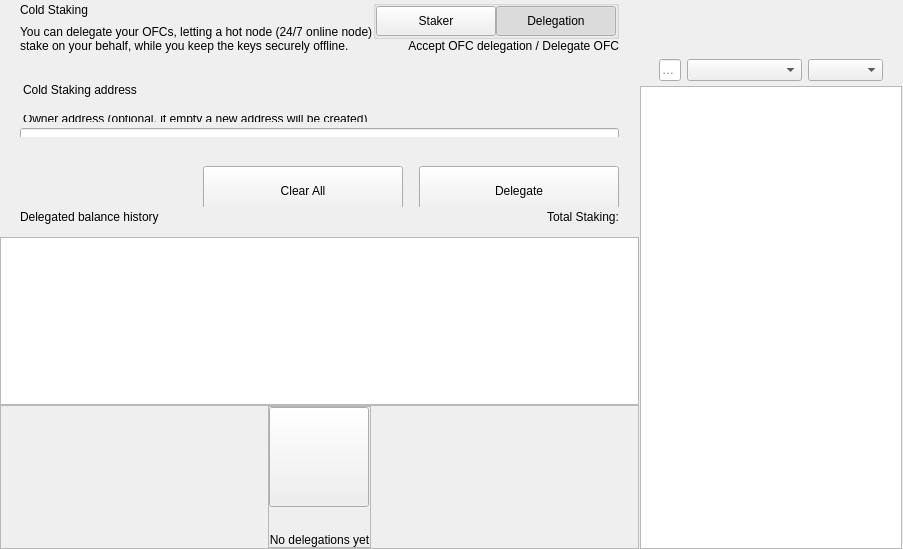
<?xml version="1.0" encoding="UTF-8"?>
<ui version="4.0">
 <class>ColdStakingWidget</class>
 <widget class="QWidget" name="ColdStakingWidget">
  <property name="geometry">
   <rect>
    <x>0</x>
    <y>0</y>
    <width>629</width>
    <height>549</height>
   </rect>
  </property>
  <property name="windowTitle">
   <string notr="true">N/A</string>
  </property>
  <layout class="QHBoxLayout" name="horizontalLayout_1" stretch="2,1">
   <property name="spacing">
    <number>0</number>
   </property>
   <property name="leftMargin">
    <number>0</number>
   </property>
   <property name="topMargin">
    <number>0</number>
   </property>
   <property name="rightMargin">
    <number>0</number>
   </property>
   <property name="bottomMargin">
    <number>0</number>
   </property>
   <item>
    <widget class="QWidget" name="left" native="true">
     <layout class="QVBoxLayout" name="verticalLayout_3">
      <property name="leftMargin">
       <number>0</number>
      </property>
      <property name="topMargin">
       <number>0</number>
      </property>
      <property name="rightMargin">
       <number>0</number>
      </property>
      <property name="bottomMargin">
       <number>0</number>
      </property>
      <item>
       <layout class="QVBoxLayout" name="verticalLayout_2">
        <property name="spacing">
         <number>0</number>
        </property>
        <item>
         <layout class="QVBoxLayout" name="verticalLayoutTop">
          <property name="spacing">
           <number>0</number>
          </property>
          <property name="leftMargin">
           <number>0</number>
          </property>
          <property name="rightMargin">
           <number>0</number>
          </property>
          <item>
           <widget class="QWidget" name="containerTitle" native="true">
            <property name="sizePolicy">
             <sizepolicy hsizetype="Preferred" vsizetype="Minimum">
              <horstretch>0</horstretch>
              <verstretch>0</verstretch>
             </sizepolicy>
            </property>
            <property name="maximumSize">
             <size>
              <width>16777215</width>
              <height>100</height>
             </size>
            </property>
            <layout class="QHBoxLayout" name="containerTitleLayout">
             <property name="spacing">
              <number>0</number>
             </property>
             <property name="leftMargin">
              <number>20</number>
             </property>
             <property name="topMargin">
              <number>0</number>
             </property>
             <property name="rightMargin">
              <number>20</number>
             </property>
             <property name="bottomMargin">
              <number>0</number>
             </property>
             <item>
              <layout class="QVBoxLayout" name="verticalLayout11">
               <property name="spacing">
                <number>5</number>
               </property>
               <item>
                <widget class="QLabel" name="labelTitle">
                 <property name="text">
                  <string>Cold Staking</string>
                 </property>
                </widget>
               </item>
               <item>
                <widget class="QLabel" name="labelSubtitle1">
                 <property name="maximumSize">
                  <size>
                   <width>16777215</width>
                   <height>16777215</height>
                  </size>
                 </property>
                 <property name="text">
                  <string>You can delegate your OFCs, letting a hot node (24/7 online node)
stake on your behalf, while you keep the keys securely offline.</string>
                 </property>
                </widget>
               </item>
              </layout>
             </item>
             <item>
              <spacer name="horizontalSpacer">
               <property name="orientation">
                <enum>Qt::Horizontal</enum>
               </property>
               <property name="sizeHint" stdset="0">
                <size>
                 <width>40</width>
                 <height>20</height>
                </size>
               </property>
              </spacer>
             </item>
             <item>
              <widget class="QWidget" name="containerViewPrivacyChecks" native="true">
               <layout class="QVBoxLayout" name="containerPrivacyChecks">
                <property name="spacing">
                 <number>0</number>
                </property>
                <property name="leftMargin">
                 <number>0</number>
                </property>
                <property name="topMargin">
                 <number>0</number>
                </property>
                <property name="rightMargin">
                 <number>0</number>
                </property>
                <property name="bottomMargin">
                 <number>0</number>
                </property>
                <item alignment="Qt::AlignHCenter|Qt::AlignVCenter">
                 <widget class="QGroupBox" name="groupBox">
                  <property name="title">
                   <string/>
                  </property>
                  <layout class="QHBoxLayout" name="horizontalLayout_2_1">
                   <property name="spacing">
                    <number>0</number>
                   </property>
                   <property name="leftMargin">
                    <number>0</number>
                   </property>
                   <property name="topMargin">
                    <number>0</number>
                   </property>
                   <property name="rightMargin">
                    <number>0</number>
                   </property>
                   <property name="bottomMargin">
                    <number>0</number>
                   </property>
                   <item>
                    <widget class="QPushButton" name="pushLeft">
                     <property name="minimumSize">
                      <size>
                       <width>120</width>
                       <height>30</height>
                      </size>
                     </property>
                     <property name="maximumSize">
                      <size>
                       <width>120</width>
                       <height>30</height>
                      </size>
                     </property>
                     <property name="focusPolicy">
                      <enum>Qt::NoFocus</enum>
                     </property>
                     <property name="text">
                      <string>Staker</string>
                     </property>
                     <property name="checkable">
                      <bool>true</bool>
                     </property>
                     <property name="autoExclusive">
                      <bool>true</bool>
                     </property>
                    </widget>
                   </item>
                   <item>
                    <widget class="QPushButton" name="pushRight">
                     <property name="minimumSize">
                      <size>
                       <width>120</width>
                       <height>30</height>
                      </size>
                     </property>
                     <property name="maximumSize">
                      <size>
                       <width>120</width>
                       <height>30</height>
                      </size>
                     </property>
                     <property name="focusPolicy">
                      <enum>Qt::NoFocus</enum>
                     </property>
                     <property name="text">
                      <string>Delegation</string>
                     </property>
                     <property name="checkable">
                      <bool>true</bool>
                     </property>
                     <property name="checked">
                      <bool>true</bool>
                     </property>
                     <property name="autoExclusive">
                      <bool>true</bool>
                     </property>
                    </widget>
                   </item>
                  </layout>
                 </widget>
                </item>
                <item alignment="Qt::AlignTop">
                 <widget class="QLabel" name="labelSubtitle2">
                  <property name="text">
                   <string>Accept OFC delegation / Delegate OFC</string>
                  </property>
                  <property name="alignment">
                   <set>Qt::AlignRight|Qt::AlignTrailing|Qt::AlignVCenter</set>
                  </property>
                 </widget>
                </item>
               </layout>
              </widget>
             </item>
            </layout>
           </widget>
          </item>
          <item>
           <spacer name="verticalSpacer_2">
            <property name="orientation">
             <enum>Qt::Vertical</enum>
            </property>
            <property name="sizeType">
             <enum>QSizePolicy::Fixed</enum>
            </property>
            <property name="sizeHint" stdset="0">
             <size>
              <width>20</width>
              <height>30</height>
             </size>
            </property>
           </spacer>
          </item>
          <item>
           <widget class="QWidget" name="containerSend" native="true">
            <property name="minimumSize">
             <size>
              <width>0</width>
              <height>50</height>
             </size>
            </property>
            <layout class="QVBoxLayout" name="containerSendRow">
             <property name="spacing">
              <number>6</number>
             </property>
             <property name="leftMargin">
              <number>0</number>
             </property>
             <property name="topMargin">
              <number>0</number>
             </property>
             <property name="rightMargin">
              <number>0</number>
             </property>
             <property name="bottomMargin">
              <number>0</number>
             </property>
             <item>
              <widget class="QLabel" name="labelEditTitle">
               <property name="maximumSize">
                <size>
                 <width>16777215</width>
                 <height>30</height>
                </size>
               </property>
               <property name="styleSheet">
                <string notr="true">padding-left:20px; padding-bottom:3px;</string>
               </property>
               <property name="text">
                <string>Cold Staking address</string>
               </property>
              </widget>
             </item>
             <item>
              <spacer name="verticalSpacer_6">
               <property name="orientation">
                <enum>Qt::Vertical</enum>
               </property>
               <property name="sizeType">
                <enum>QSizePolicy::Fixed</enum>
               </property>
               <property name="sizeHint" stdset="0">
                <size>
                 <width>20</width>
                 <height>9</height>
                </size>
               </property>
              </spacer>
             </item>
             <item>
              <widget class="QWidget" name="containerOwner" native="true">
               <layout class="QVBoxLayout" name="vContainerOwner">
                <property name="spacing">
                 <number>4</number>
                </property>
                <property name="leftMargin">
                 <number>20</number>
                </property>
                <property name="topMargin">
                 <number>0</number>
                </property>
                <property name="rightMargin">
                 <number>20</number>
                </property>
                <property name="bottomMargin">
                 <number>0</number>
                </property>
                <item>
                 <widget class="QLabel" name="labelSubtitleDescription">
                  <property name="maximumSize">
                   <size>
                    <width>16777215</width>
                    <height>20</height>
                   </size>
                  </property>
                  <property name="styleSheet">
                   <string notr="true">margin-bottom:2px;
                   margin-left:0.05px;
                   padding:0px;</string>
                  </property>
                  <property name="text">
                   <string>Owner address (optional, if empty a new address will be created)</string>
                  </property>
                 </widget>
                </item>
                <item>
                 <widget class="QLineEdit" name="lineEditOwnerAddress">
                  <property name="minimumSize">
                   <size>
                    <width>0</width>
                    <height>50</height>
                   </size>
                  </property>
                  <property name="maximumSize">
                   <size>
                    <width>16777215</width>
                    <height>50</height>
                   </size>
                  </property>
                  <property name="styleSheet">
                   <string notr="true"/>
                  </property>
                  <property name="placeholderText">
                   <string>Enter owner address</string>
                  </property>
                 </widget>
                </item>
               </layout>
              </widget>
             </item>
            </layout>
           </widget>
          </item>
         </layout>
        </item>
        <item>
         <spacer name="verticalSpacer_3">
          <property name="orientation">
           <enum>Qt::Vertical</enum>
          </property>
          <property name="sizeType">
           <enum>QSizePolicy::Minimum</enum>
          </property>
          <property name="sizeHint" stdset="0">
           <size>
            <width>20</width>
            <height>20</height>
           </size>
          </property>
         </spacer>
        </item>
        <item>
         <widget class="QWidget" name="containerBtn" native="true">
          <property name="minimumSize">
           <size>
            <width>0</width>
            <height>50</height>
           </size>
          </property>
          <layout class="QHBoxLayout" name="horizontalLayout">
           <property name="rightMargin">
            <number>20</number>
           </property>
           <item>
            <spacer name="horizontalSpacer_2">
             <property name="orientation">
              <enum>Qt::Horizontal</enum>
             </property>
             <property name="sizeHint" stdset="0">
              <size>
               <width>200</width>
               <height>20</height>
              </size>
             </property>
            </spacer>
           </item>
           <item>
            <layout class="QHBoxLayout" name="horizontalLayout_7">
             <item>
              <spacer name="horizontalSpacer_3">
               <property name="orientation">
                <enum>Qt::Horizontal</enum>
               </property>
               <property name="sizeType">
                <enum>QSizePolicy::Expanding</enum>
               </property>
               <property name="sizeHint" stdset="0">
                <size>
                 <width>40</width>
                 <height>20</height>
                </size>
               </property>
              </spacer>
             </item>
             <item>
              <widget class="QPushButton" name="pushButtonClear">
               <property name="minimumSize">
                <size>
                 <width>200</width>
                 <height>50</height>
                </size>
               </property>
               <property name="focusPolicy">
                <enum>Qt::NoFocus</enum>
               </property>
               <property name="text">
                <string>Clear All</string>
               </property>
              </widget>
             </item>
             <item>
              <spacer name="horizontalSpacer_4">
               <property name="orientation">
                <enum>Qt::Horizontal</enum>
               </property>
               <property name="sizeType">
                <enum>QSizePolicy::Fixed</enum>
               </property>
               <property name="sizeHint" stdset="0">
                <size>
                 <width>10</width>
                 <height>20</height>
                </size>
               </property>
              </spacer>
             </item>
             <item>
              <widget class="QPushButton" name="pushButtonSend">
               <property name="minimumSize">
                <size>
                 <width>200</width>
                 <height>50</height>
                </size>
               </property>
               <property name="maximumSize">
                <size>
                 <width>200</width>
                 <height>50</height>
                </size>
               </property>
               <property name="focusPolicy">
                <enum>Qt::NoFocus</enum>
               </property>
               <property name="text">
                <string>Delegate</string>
               </property>
              </widget>
             </item>
            </layout>
           </item>
          </layout>
         </widget>
        </item>
        <item>
         <widget class="QWidget" name="containerHistoryLabel" native="true">
          <layout class="QHBoxLayout" name="horizontalLayout_4">
           <property name="spacing">
            <number>0</number>
           </property>
           <property name="leftMargin">
            <number>20</number>
           </property>
           <property name="topMargin">
            <number>0</number>
           </property>
           <property name="rightMargin">
            <number>20</number>
           </property>
           <property name="bottomMargin">
            <number>0</number>
           </property>
           <item>
            <widget class="QWidget" name="verticalWidget" native="true">
             <property name="minimumSize">
              <size>
               <width>100</width>
               <height>0</height>
              </size>
             </property>
             <layout class="QVBoxLayout" name="verticalLayout_58">
              <property name="leftMargin">
               <number>0</number>
              </property>
              <property name="topMargin">
               <number>0</number>
              </property>
              <property name="rightMargin">
               <number>0</number>
              </property>
              <property name="bottomMargin">
               <number>0</number>
              </property>
              <item>
               <widget class="QLabel" name="labelListHistory">
                <property name="text">
                 <string>Delegated balance history</string>
                </property>
               </widget>
              </item>
             </layout>
            </widget>
           </item>
           <item>
            <spacer name="horizontalSpacer_5">
             <property name="orientation">
              <enum>Qt::Horizontal</enum>
             </property>
             <property name="sizeHint" stdset="0">
              <size>
               <width>40</width>
               <height>20</height>
              </size>
             </property>
            </spacer>
           </item>
           <item>
            <widget class="QLabel" name="labelStakingTotal">
             <property name="text">
              <string>Total Staking:</string>
             </property>
            </widget>
           </item>
          </layout>
         </widget>
        </item>
        <item>
         <layout class="QVBoxLayout" name="verticalLayout_64">
          <property name="spacing">
           <number>0</number>
          </property>
          <item>
           <spacer name="verticalSpacer_44">
            <property name="orientation">
             <enum>Qt::Vertical</enum>
            </property>
            <property name="sizeType">
             <enum>QSizePolicy::Fixed</enum>
            </property>
            <property name="sizeHint" stdset="0">
             <size>
              <width>20</width>
              <height>10</height>
             </size>
            </property>
           </spacer>
          </item>
          <item>
           <widget class="QListView" name="listView">
            <property name="enabled">
             <bool>true</bool>
            </property>
            <property name="mouseTracking">
             <bool>true</bool>
            </property>
           </widget>
          </item>
          <item>
           <widget class="QFrame" name="emptyContainer">
            <property name="minimumSize">
             <size>
              <width>0</width>
              <height>100</height>
             </size>
            </property>
            <property name="frameShape">
             <enum>QFrame::StyledPanel</enum>
            </property>
            <property name="frameShadow">
             <enum>QFrame::Raised</enum>
            </property>
            <layout class="QVBoxLayout" name="verticalLayout_71" stretch="1,8">
             <property name="spacing">
              <number>0</number>
             </property>
             <property name="leftMargin">
              <number>0</number>
             </property>
             <property name="topMargin">
              <number>0</number>
             </property>
             <property name="rightMargin">
              <number>0</number>
             </property>
             <property name="bottomMargin">
              <number>0</number>
             </property>
             <item>
              <spacer name="verticalSpacer">
               <property name="orientation">
                <enum>Qt::Vertical</enum>
               </property>
               <property name="sizeHint" stdset="0">
                <size>
                 <width>20</width>
                 <height>20</height>
                </size>
               </property>
              </spacer>
             </item>
             <item alignment="Qt::AlignHCenter|Qt::AlignVCenter">
              <widget class="QFrame" name="emptyScreen">
               <property name="sizePolicy">
                <sizepolicy hsizetype="Expanding" vsizetype="Expanding">
                 <horstretch>0</horstretch>
                 <verstretch>0</verstretch>
                </sizepolicy>
               </property>
               <property name="frameShape">
                <enum>QFrame::StyledPanel</enum>
               </property>
               <property name="frameShadow">
                <enum>QFrame::Raised</enum>
               </property>
               <layout class="QVBoxLayout" name="verticalLayout">
                <property name="spacing">
                 <number>30</number>
                </property>
                <property name="leftMargin">
                 <number>0</number>
                </property>
                <property name="topMargin">
                 <number>0</number>
                </property>
                <property name="rightMargin">
                 <number>0</number>
                </property>
                <property name="bottomMargin">
                 <number>0</number>
                </property>
                <item alignment="Qt::AlignHCenter|Qt::AlignVCenter">
                 <widget class="QPushButton" name="pushImgEmpty">
                  <property name="minimumSize">
                   <size>
                    <width>100</width>
                    <height>100</height>
                   </size>
                  </property>
                  <property name="maximumSize">
                   <size>
                    <width>100</width>
                    <height>100</height>
                   </size>
                  </property>
                  <property name="focusPolicy">
                   <enum>Qt::NoFocus</enum>
                  </property>
                  <property name="text">
                   <string/>
                  </property>
                  <property name="iconSize">
                   <size>
                    <width>100</width>
                    <height>100</height>
                   </size>
                  </property>
                 </widget>
                </item>
                <item alignment="Qt::AlignHCenter|Qt::AlignVCenter">
                 <widget class="QLabel" name="labelEmpty">
                  <property name="styleSheet">
                   <string notr="true"/>
                  </property>
                  <property name="text">
                   <string>No delegations yet</string>
                  </property>
                  <property name="alignment">
                   <set>Qt::AlignCenter</set>
                  </property>
                 </widget>
                </item>
               </layout>
              </widget>
             </item>
            </layout>
           </widget>
          </item>
         </layout>
        </item>
       </layout>
      </item>
     </layout>
    </widget>
   </item>
   <item>
    <widget class="QWidget" name="right" native="true">
     <layout class="QVBoxLayout" name="rightContainer">
      <property name="spacing">
       <number>0</number>
      </property>
      <property name="leftMargin">
       <number>1</number>
      </property>
      <property name="topMargin">
       <number>0</number>
      </property>
      <property name="rightMargin">
       <number>1</number>
      </property>
      <property name="bottomMargin">
       <number>0</number>
      </property>
      <item>
       <widget class="QWidget" name="containerRightButtons" native="true">
        <property name="minimumSize">
         <size>
          <width>0</width>
          <height>50</height>
         </size>
        </property>
        <layout class="QVBoxLayout" name="verticalLayout_4">
         <property name="leftMargin">
          <number>19</number>
         </property>
         <property name="topMargin">
          <number>0</number>
         </property>
         <property name="rightMargin">
          <number>19</number>
         </property>
         <property name="bottomMargin">
          <number>0</number>
         </property>
         <item>
          <widget class="OptionButton" name="btnCoinControl" native="true">
           <property name="minimumSize">
            <size>
             <width>0</width>
             <height>0</height>
            </size>
           </property>
          </widget>
         </item>
         <item>
          <widget class="OptionButton" name="btnColdStaking" native="true"/>
         </item>
         <item>
          <widget class="OptionButton" name="btnMyStakingAddresses" native="true">
           <property name="sizePolicy">
            <sizepolicy hsizetype="Preferred" vsizetype="Minimum">
             <horstretch>0</horstretch>
             <verstretch>0</verstretch>
            </sizepolicy>
           </property>
          </widget>
         </item>
        </layout>
       </widget>
      </item>
      <item>
       <widget class="QWidget" name="sortWidget" native="true">
        <layout class="QHBoxLayout" name="horizontalLayout_6">
         <property name="leftMargin">
          <number>19</number>
         </property>
         <property name="rightMargin">
          <number>19</number>
         </property>
         <property name="bottomMargin">
          <number>5</number>
         </property>
           <item>
            <widget class="QLineEdit" name="lineEditFilter">
             <property name="sizePolicy">
              <sizepolicy hsizetype="Expanding" vsizetype="Fixed">
               <horstretch>0</horstretch>
               <verstretch>0</verstretch>
              </sizepolicy>
             </property>
             <property name="minimumSize">
              <size>
               <width>0</width>
               <height>0</height>
              </size>
             </property>
             <property name="contextMenuPolicy">
              <enum>Qt::DefaultContextMenu</enum>
             </property>
             <property name="acceptDrops">
              <bool>false</bool>
             </property>
             <property name="maxLength">
              <number>40</number>
             </property>
             <property name="placeholderText">
              <string>Filter</string>
             </property>
            </widget>
           </item>
         <item>
          <spacer name="horizontalSpacer_6">
           <property name="orientation">
            <enum>Qt::Horizontal</enum>
           </property>
           <property name="sizeType">
              <enum>QSizePolicy::Preferred</enum>
           </property>
           <property name="sizeHint" stdset="0">
            <size>
             <width>20</width>
             <height>20</height>
            </size>
           </property>
          </spacer>
         </item>
         <item>
          <widget class="QComboBox" name="comboBoxSort">
           <property name="sizePolicy">
            <sizepolicy hsizetype="Preferred" vsizetype="Fixed">
             <horstretch>0</horstretch>
             <verstretch>0</verstretch>
            </sizepolicy>
           </property>
           <property name="minimumSize">
            <size>
             <width>115</width>
             <height>0</height>
            </size>
           </property>
          </widget>
         </item>
         <item>
          <widget class="QComboBox" name="comboBoxSortOrder">
           <property name="sizePolicy">
            <sizepolicy hsizetype="Preferred" vsizetype="Fixed">
             <horstretch>0</horstretch>
             <verstretch>0</verstretch>
            </sizepolicy>
           </property>
           <property name="minimumSize">
            <size>
             <width>75</width>
             <height>0</height>
            </size>
           </property>
          </widget>
         </item>
        </layout>
       <zorder>comboBoxSort</zorder>
       <zorder>comboBoxSortOrder</zorder>
       <zorder>lineEditFilter</zorder>
       </widget>
      </item>
      <item>
       <widget class="QListView" name="listViewStakingAddress">
        <property name="enabled">
         <bool>true</bool>
        </property>
        <property name="mouseTracking">
         <bool>true</bool>
        </property>
       </widget>
      </item>
     </layout>
    </widget>
   </item>
  </layout>
 </widget>
 <customwidgets>
  <customwidget>
   <class>OptionButton</class>
   <extends>QWidget</extends>
   <header>qt/offense_coin/optionbutton.h</header>
   <container>1</container>
  </customwidget>
 </customwidgets>
 <resources/>
 <connections/>
</ui>
